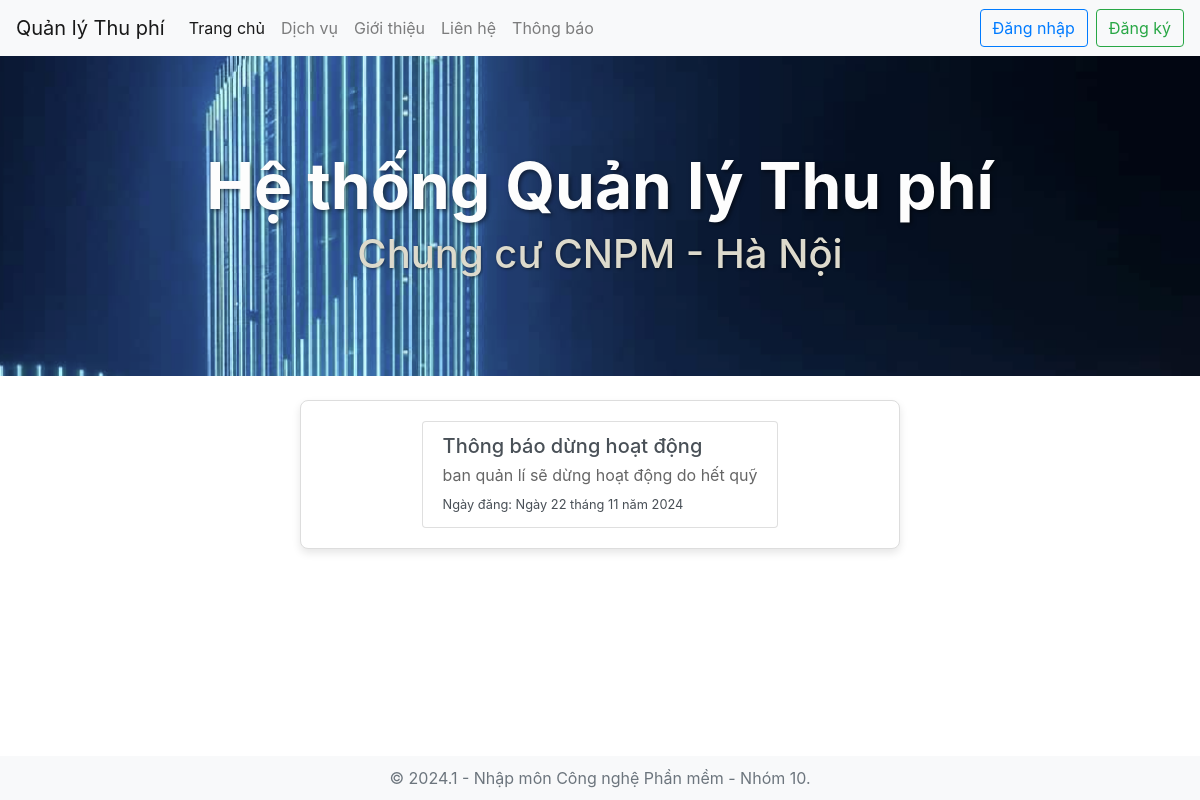
Screenshot of /notification/ with the database file from the repository.
### nmcnpmapp/models.py (models this page shows, shortened)
class Article(models.Model):
    title = models.CharField(max_length=255)
    content = models.TextField()
    date = models.DateField(auto_now_add=True)

### nmcnpmapp/views.py (the view)
# urls.py: path("notification/", views.notification, name="notification"),
def notification(request):
    return render(request, 'app/notification.html', {'articles': Article.objects.all()})

### nmcnpmapp/templates/app/notification.html (shortened to what this page needs)
<!DOCTYPE html>
<html lang="en">
<head>
    {% load static %}
    <link rel="stylesheet" href="{% static 'css/home.css' %}?v=3">
    <link rel="stylesheet" href="{% static 'css/newstyles.css' %}">
    <link rel="stylesheet" href="{% static 'css/responsive-tablet.css' %}">
    <link rel="stylesheet" href="{% static 'css/responsive-mobile.css' %}">
    <link rel="stylesheet" href="https://maxcdn.bootstrapcdn.com/bootstrap/4.5.2/css/bootstrap.min.css">
</head>
</head>
<body>
    <nav class="navbar navbar-expand-lg navbar-light bg-light">
        <a class="navbar-brand" href="/">Quản lý Thu phí</a>
        <div class="collapse navbar-collapse" id="navbarNav">
            <ul class="navbar-nav mr-auto">
                <li class="nav-item active"><a class="nav-link" href="/">Trang chủ</a></li>
                <li class="nav-item"><a class="nav-link" href="/service">Dịch vụ</a></li>
                <li class="nav-item"><a class="nav-link" href="/about">Giới thiệu</a></li>
                <li class="nav-item"><a class="nav-link" href="/contact">Liên hệ</a></li>
                <li class="nav-item"><a class="nav-link" href="/notification">Thông báo</a></li>
            </ul>
            {% if user.is_authenticated %}
            <div class="navbar-nav ml-auto dropdown">
                <a class="nav-link dropdown-toggle" href="#" id="userDropdown" role="button" data-toggle="dropdown" aria-haspopup="true" aria-expanded="false">
                    Xin chào, {{ user.username }}
                </a>
                <div class="dropdown-menu dropdown-menu-right" aria-labelledby="userDropdown">
                    <a class="dropdown-item" href="/changepassword">Đổi mật khẩu</a>
                    <a class="dropdown-item" href="/logout">Đăng xuất</a>
                </div>
            </div>
            {% else %}
            <div class="navbar-nav ml-auto">
                <a class="btn btn-outline-primary mr-2" href="/login">Đăng nhập</a>
                <a class="btn btn-outline-success" href="/signup">Đăng ký</a>
            </div>
            {% endif %}
        </div>
    </nav>
    <header class="homepage-header">
        <div class="govuk-width-container">
            <div class="homepage-header__title-container">
                <h1 class="homepage-header__title">
                    Hệ thống Quản lý Thu phí
                </h1>
                <span class="homepage-header__intro">
                    Chung cư CNPM - Hà Nội
                </span>
            </div>
        </div>
    </header>
    <div class="container mt-4 notification-content">
        <div class="list-group">
            {% for article in articles %}
            <a href="{{ article.link }}" class="list-group-item list-group-item-action">
                <h5 class="mb-1">{{ article.title }}</h5>
                <p class="mb-1">{{ article.content }}</p>
                <small>Ngày đăng: {{ article.date }}</small>
            </a>
            {% empty %}
                <p class="text-center" style="font-size: 1.5rem; font-weight: bold; margin-top: 50px;">
                    Hiện chưa có thông báo nào.
                </p>
            {% endfor %}
        </div>
    </div>
    <footer class="footer mt-auto text-center">
        <div class="container">
            <span class="text-muted">© 2024.1 - Nhập môn Công nghệ Phần mềm - Nhóm 10.</span>
        </div>
    </footer>
</body>
</html>

### nmcnpmapp/static/css/home.css (style rules this page uses)
body, html { height: 100%; margin: 0; display: flex; flex-direction: column; }
.footer { background-color: #f8f9fa; padding: 10px 0; }
.homepage-header { background: url('/static/img/building.png') no-repeat center center; background-size: cover; background-position: center center; color: white; display: flex; align-items: center; justify-content: center; text-align: center; height: 40vh; position: relative; padding: 0 20px; }
.homepage-header__title { font-size: 4rem; font-weight: bold; margin: 0; color: #fdfdfd; text-shadow: 2px 2px 4px rgba(0, 0, 0, 0.5); }
.homepage-header__intro { font-size: 2.5rem; font-weight: 500; margin-top: 5px; color: #dddacc; text-shadow: 1px 1px 3px rgba(0, 0, 0, 0.5); }

### nmcnpmapp/static/css/newstyles.css (style rules this page uses)
.navbar { background-color: #6c757d; }
.nav-item a { color: #ffffff; transition: background-color 0.3s, color 0.3s ease; }

### nmcnpmapp/templates/app/notification.html (style rules this page uses)
.notification-content { display: flex; justify-content: center; align-items: center; flex-direction: column; width: 60%; max-width: 600px; margin: 20px auto; padding: 20px; border: 1px solid #ddd; border-radius: 8px; box-shadow: 0px 4px 8px rgba(0, 0, 0, 0.1); background-color: #fff; text-align: center; }
.notification-content p { color: #666; font-size: 1rem; margin: 5px 0; }
.list-group-item { text-align: left; }

### rows the page displays
Article: title "Thông báo dừng hoạt động", content "ban quản lí sẽ dừng hoạt động do hết quỹ", date "Ngày 22 tháng 11 năm 2024"
